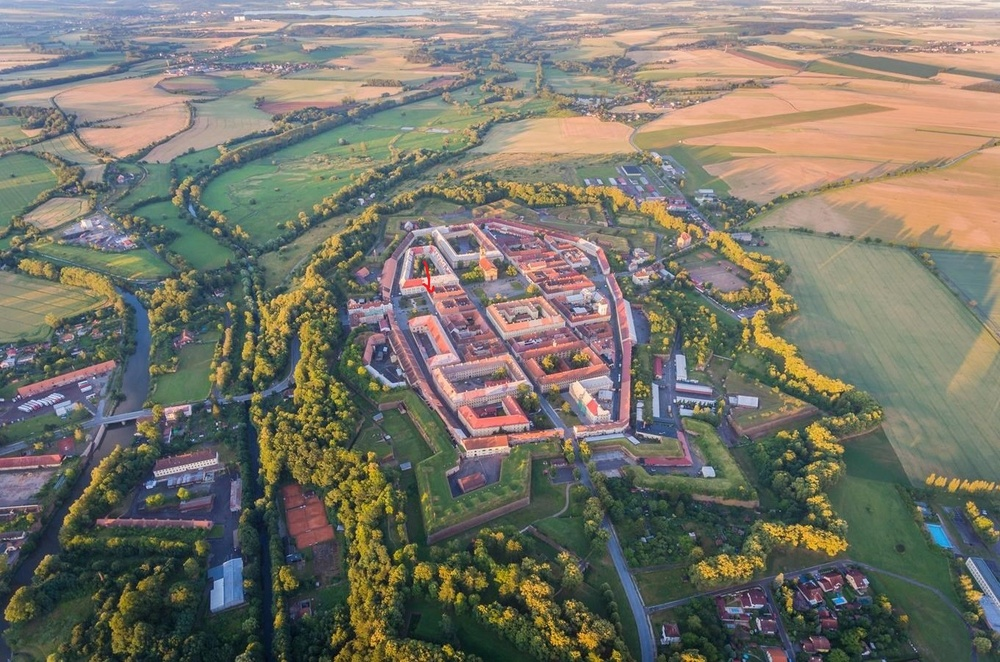
#> input picture cv5/josefov.jpg, 1000 x 662 px, shrunk from 1360 x 900 before the run
$ jupyter execute cv5samo.ipynb   (shell and % lines are left out)
#> lines starting #> are read from the running program, lines starting #| are printed output that depends on the picture
[cell 1]
from sklearn.cluster import KMeans
from skimage import io
import numpy as np


image = io.imread('josefov.jpg')
#> image is the input picture: shape (662, 1000, 3); mean R, G, B 119.4, 116.9, 105.6

[cell 2]
io.imshow(image)

[cell 3]
image.shape
#> Out = (662, 1000, 3)

[cell 4]
#preprocessing
rows, cols = image.shape[0], image.shape[1]
#> rows = 662; cols = 1000
image = image.reshape(rows * cols, 3)

[cell 5]
print(image.shape)
#| (662000, 3)
print(image[:10])
#| [[170 187 213]
#|  [169 186 212]
#|  [168 185 211]
#|  [167 184 210]
#|  [164 181 207]
#|  [162 179 205]
#|  [163 180 206]
#|  [165 182 208]
#|  [165 181 207]
#|  [166 182 208]]

[cell 6]
# modelling
kMeans = KMeans(n_clusters = 16)
kMeans.fit(image)

[cell 7]
centers = np.asarray(kMeans.cluster_centers_, dtype= np.uint8)
centers

[cell 8]
# labels
labels = np.asarray(kMeans.labels_, dtype= np.uint8)
print(labels.shape)
labels = np.reshape(labels, (rows, cols))
print(labels.shape)
#| (662, 1000)
labels

[cell 9]
# reconstructing
newImage = np.zeros((rows, cols, 3), dtype=np.uint8)

for i in range(rows):
    for j in range(cols):
        # assigning every pixel the rgb color of their label's ccenters
        newImage[i, j, :] = centers[labels[i, j], :]
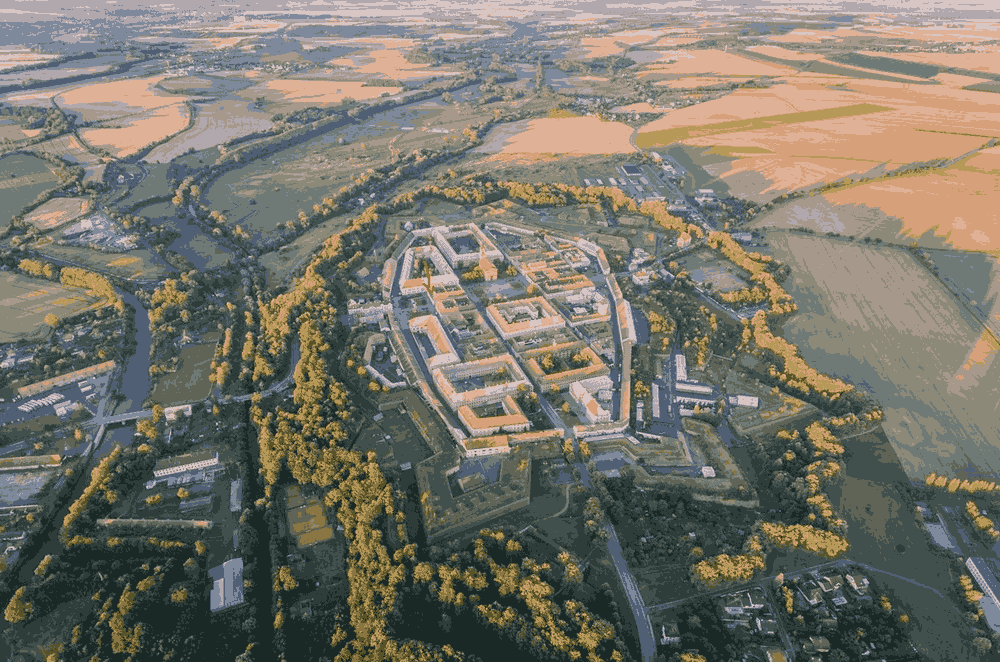
#> newImage: shape (662, 1000, 3); mean of channels 0, 1, 2 118.9, 116.3, 105.2; drawn as R, G, B
io.imsave('josefov_compressed.jpg', newImage)


$ run again, with cv5/sojka1.png saved as cv5/josefov.jpg
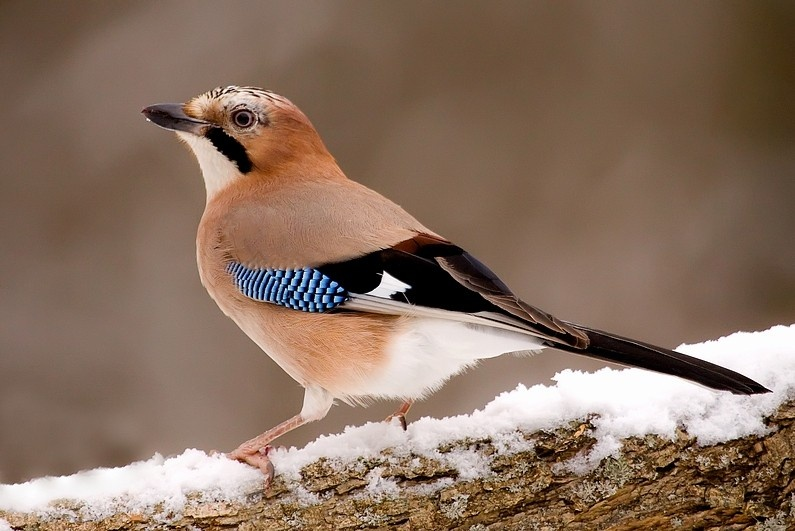
#> input picture cv5/sojka1.png, 795 x 531 px
#> image is the input picture: shape (531, 795, 3); mean R, G, B 136.6, 112.3, 95.9
#| (422145, 3)
#| [[79 57 36]
#|  [81 59 38]
#|  [81 59 38]
#|  [80 58 37]
#|  [79 57 36]
#|  [81 59 38]
#> (further printed lines are left out)
#| (531, 795)
#> `io.imsave('josefov_compressed.jpg', newImage)`:
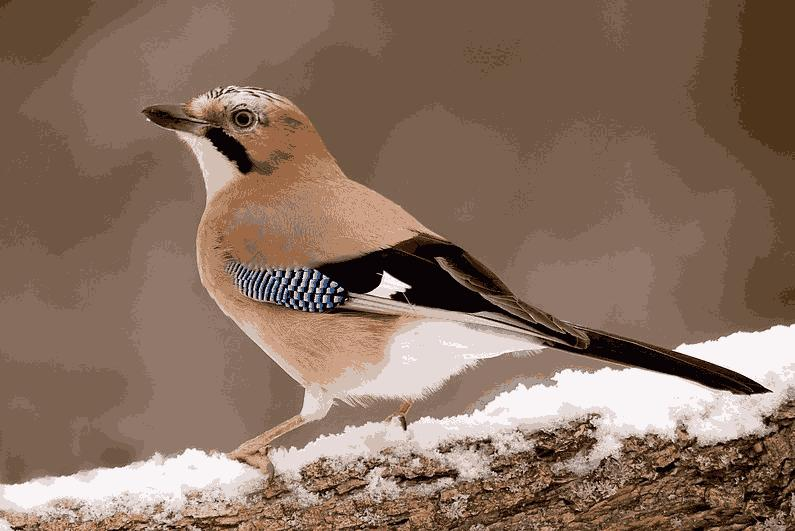
#> saved as josefov_compressed.jpg: shape (531, 795, 3); mean R, G, B 136.4, 111.5, 96.2
